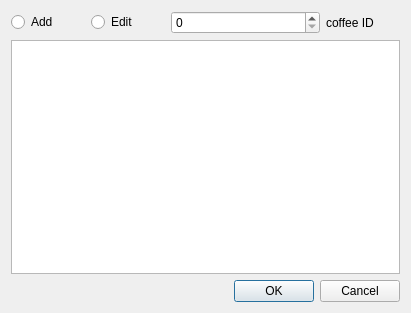
<?xml version="1.0" encoding="UTF-8"?>
<ui version="4.0">
 <class>E</class>
 <widget class="QDialog" name="E">
  <property name="geometry">
   <rect>
    <x>0</x>
    <y>0</y>
    <width>411</width>
    <height>313</height>
   </rect>
  </property>
  <property name="windowTitle">
   <string>Dialog</string>
  </property>
  <layout class="QGridLayout" name="gridLayout">
   <item row="0" column="0">
    <widget class="QRadioButton" name="radioButtonadd">
     <property name="text">
      <string>Add</string>
     </property>
    </widget>
   </item>
   <item row="0" column="4">
    <widget class="QLabel" name="label">
     <property name="text">
      <string>coffee ID</string>
     </property>
    </widget>
   </item>
   <item row="1" column="0" colspan="5">
    <widget class="QTableWidget" name="tableWidget"/>
   </item>
   <item row="2" column="0" colspan="5">
    <widget class="QDialogButtonBox" name="buttonBox">
     <property name="orientation">
      <enum>Qt::Horizontal</enum>
     </property>
     <property name="standardButtons">
      <set>QDialogButtonBox::Cancel|QDialogButtonBox::Ok</set>
     </property>
    </widget>
   </item>
   <item row="0" column="1">
    <widget class="QRadioButton" name="radioButtonedit">
     <property name="text">
      <string>Edit</string>
     </property>
    </widget>
   </item>
   <item row="0" column="2" colspan="2">
    <widget class="QSpinBox" name="coffeeID"/>
   </item>
  </layout>
 </widget>
 <resources/>
 <connections>
  <connection>
   <sender>buttonBox</sender>
   <signal>accepted()</signal>
   <receiver>E</receiver>
   <slot>accept()</slot>
   <hints>
    <hint type="sourcelabel">
     <x>227</x>
     <y>295</y>
    </hint>
    <hint type="destinationlabel">
     <x>157</x>
     <y>274</y>
    </hint>
   </hints>
  </connection>
  <connection>
   <sender>buttonBox</sender>
   <signal>rejected()</signal>
   <receiver>E</receiver>
   <slot>reject()</slot>
   <hints>
    <hint type="sourcelabel">
     <x>295</x>
     <y>301</y>
    </hint>
    <hint type="destinationlabel">
     <x>286</x>
     <y>274</y>
    </hint>
   </hints>
  </connection>
 </connections>
</ui>
